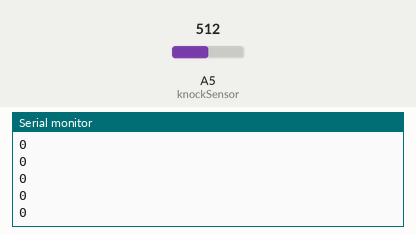
This sketch was run on a simulated Arduino Uno, built with avr-gcc and run on an emulated ATmega328P. On the bench: the last lines printed to the serial monitor. Inputs (shaded band) come from the test bench; at power-on: A5 (knockSensor) = 512.

Above: at 1.2 s.
1.3 s: A5 (knockSensor) set to 716
At 1.31 s:
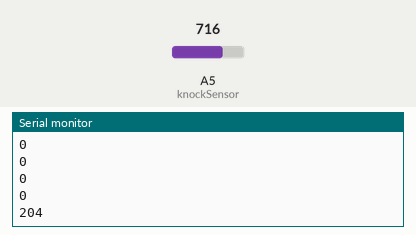
2.8 s: A5 (knockSensor) set to 900
At 2.81 s:
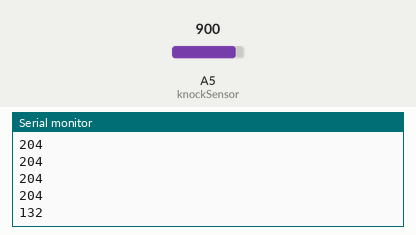
Timing chart, 0 to 5.8 s (numbered marks = the images above; inputs shaded):
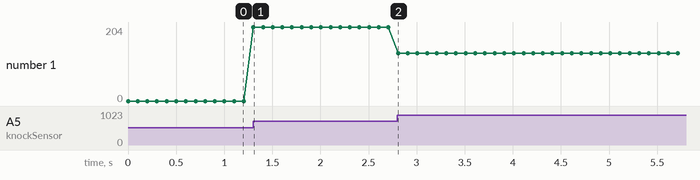

The sketch:

knockSensor.ino
```cpp
int knockSensor = 5;
byte val = 0;

void setup() {
  // put your setup code here, to run once:
  Serial.begin(9600);
}

void loop() {
  // put your main code here, to run repeatedly:
  val = analogRead(knockSensor);
  Serial.println(val, DEC);
  delay(100);
}
```

Measured:
- after the input at 1.3 s, the serial monitor: prints a new line at once (image 1)
- after the input at 2.8 s, the serial monitor: prints a new line at once (image 2)
- plotted number 1: 0 → 204 after the input at 1.3 s, 204 → 132 after the input at 2.8 s
